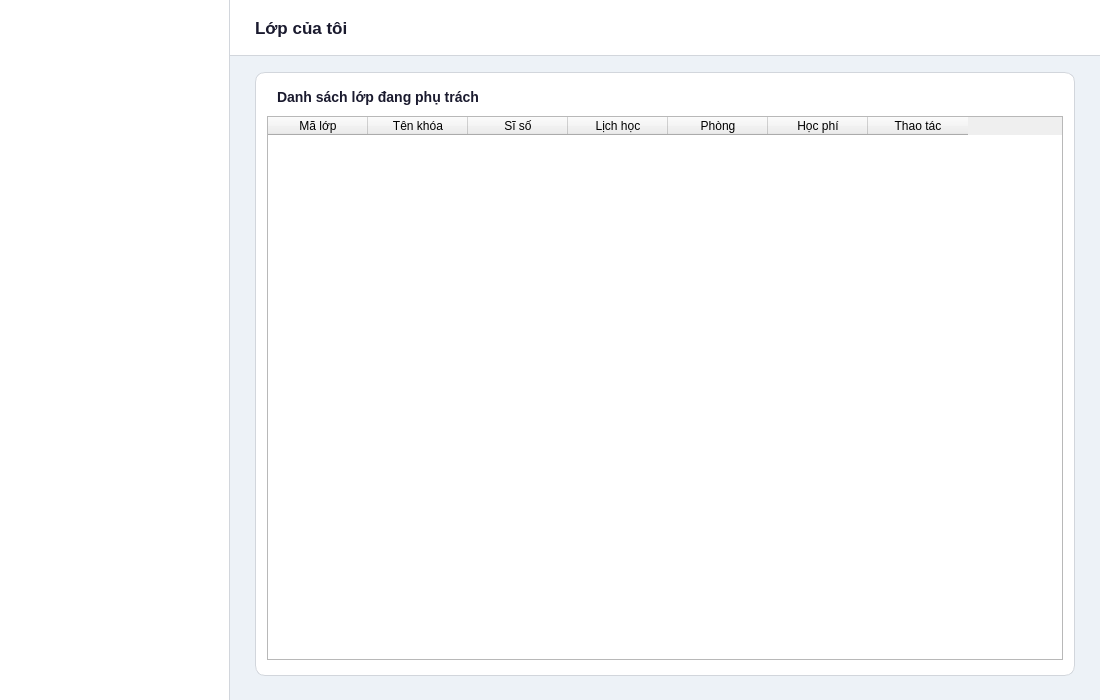
<?xml version="1.0" encoding="UTF-8"?>
<ui version="4.0">
 <class>TeacherClasses</class>
 <widget class="QWidget" name="TeacherClasses">
  <property name="geometry"><rect><x>0</x><y>0</y><width>1100</width><height>700</height></rect></property>
  <property name="minimumSize"><size><width>1100</width><height>700</height></size></property>
  <property name="windowTitle"><string>EAUT - Lop cua toi</string></property>
  <property name="styleSheet"><string notr="true">QWidget#TeacherClasses { background: #edf2f7; }</string></property>

  <widget class="QFrame" name="sidebar">
   <property name="geometry"><rect><x>0</x><y>0</y><width>230</width><height>700</height></rect></property>
   <property name="styleSheet"><string notr="true">QFrame#sidebar { background: #ffffff; border-right: 1px solid #d2d6dc; }</string></property>
   <property name="frameShape"><enum>QFrame::NoFrame</enum></property>
  </widget>

  <widget class="QFrame" name="contentArea">
   <property name="geometry"><rect><x>230</x><y>0</y><width>870</width><height>700</height></rect></property>
   <property name="styleSheet"><string notr="true">QFrame#contentArea { background: #edf2f7; border: none; }</string></property>
   <property name="frameShape"><enum>QFrame::NoFrame</enum></property>

   <widget class="QFrame" name="headerBar">
    <property name="geometry"><rect><x>0</x><y>0</y><width>870</width><height>56</height></rect></property>
    <property name="styleSheet"><string notr="true">QFrame#headerBar { background: white; border-bottom: 1px solid #d2d6dc; }</string></property>
    <property name="frameShape"><enum>QFrame::NoFrame</enum></property>
    <widget class="QLabel" name="lblPageTitle">
     <property name="geometry"><rect><x>25</x><y>0</y><width>500</width><height>56</height></rect></property>
     <property name="styleSheet"><string notr="true">color: #1a1a2e; font-size: 17px; font-weight: bold; background: transparent;</string></property>
     <property name="text"><string>Lớp của tôi</string></property>
     <property name="alignment"><set>Qt::AlignLeft|Qt::AlignVCenter</set></property>
    </widget>
   </widget>

   <widget class="QFrame" name="classFrame">
    <property name="geometry"><rect><x>25</x><y>72</y><width>820</width><height>604</height></rect></property>
    <property name="styleSheet"><string notr="true">QFrame#classFrame { background: white; border: 1px solid #d2d6dc; border-radius: 10px; }</string></property>
    <property name="frameShape"><enum>QFrame::NoFrame</enum></property>

    <widget class="QLabel" name="lblClassTitle">
     <property name="geometry"><rect><x>22</x><y>14</y><width>400</width><height>22</height></rect></property>
     <property name="styleSheet"><string notr="true">color: #1a1a2e; font-size: 14px; font-weight: bold; background: transparent;</string></property>
     <property name="text"><string>Danh sách lớp đang phụ trách</string></property>
    </widget>

    <widget class="QTableWidget" name="tblTeacherClasses">
     <property name="geometry"><rect><x>12</x><y>44</y><width>796</width><height>544</height></rect></property>
     <property name="alternatingRowColors"><bool>true</bool></property>
     <property name="selectionBehavior"><enum>QAbstractItemView::SelectRows</enum></property>
     <property name="editTriggers"><set>QAbstractItemView::NoEditTriggers</set></property>
     <property name="showGrid"><bool>false</bool></property>
     <property name="columnCount"><number>7</number></property>
     <column><property name="text"><string>Mã lớp</string></property></column>
     <column><property name="text"><string>Tên khóa</string></property></column>
     <column><property name="text"><string>Sĩ số</string></property></column>
     <column><property name="text"><string>Lịch học</string></property></column>
     <column><property name="text"><string>Phòng</string></property></column>
     <column><property name="text"><string>Học phí</string></property></column>
     <column><property name="text"><string>Thao tác</string></property></column>
    </widget>
   </widget>

  </widget>
 </widget>
 <resources/>
 <connections/>
</ui>
